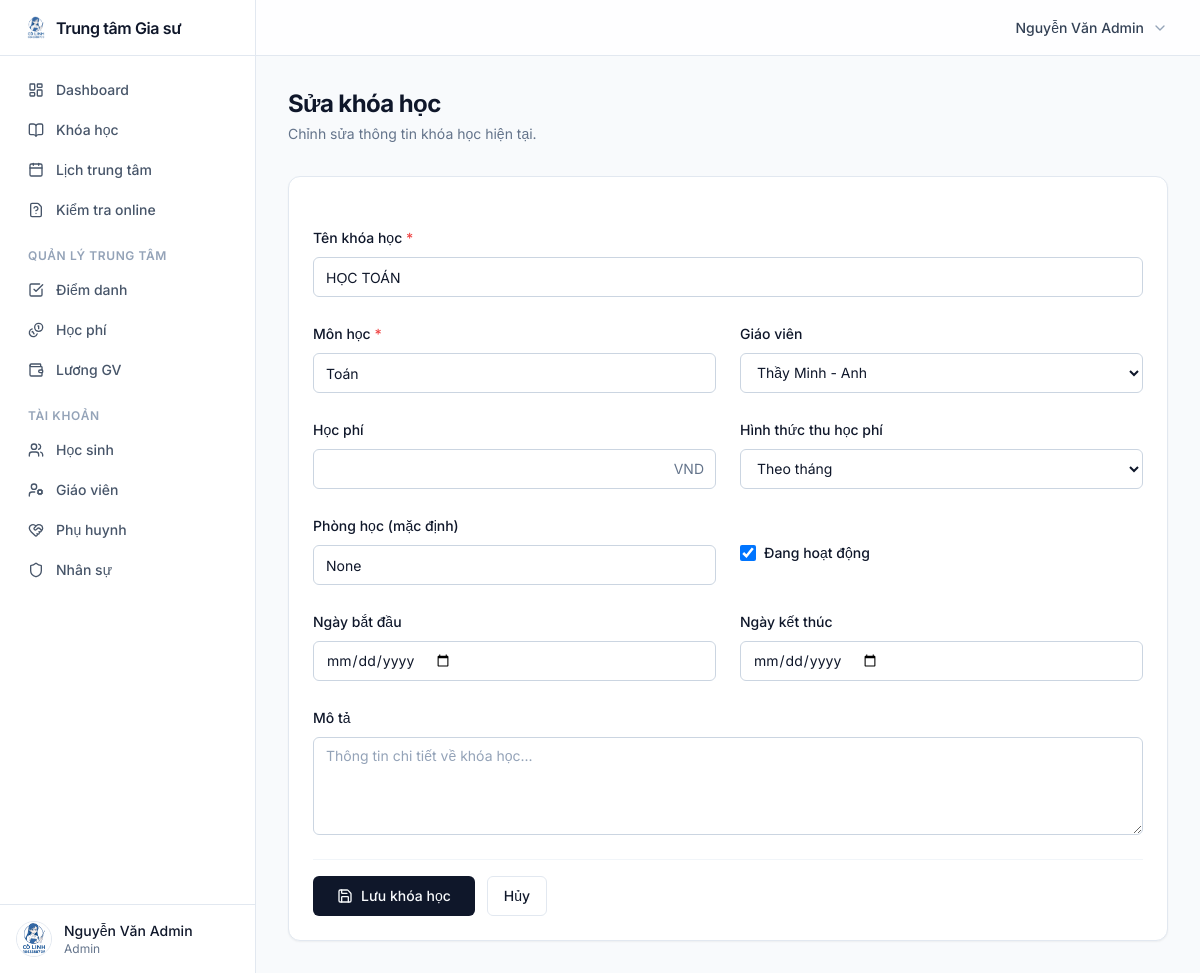
The page /courses/6/edit (signed in) on the database as committed earlier.
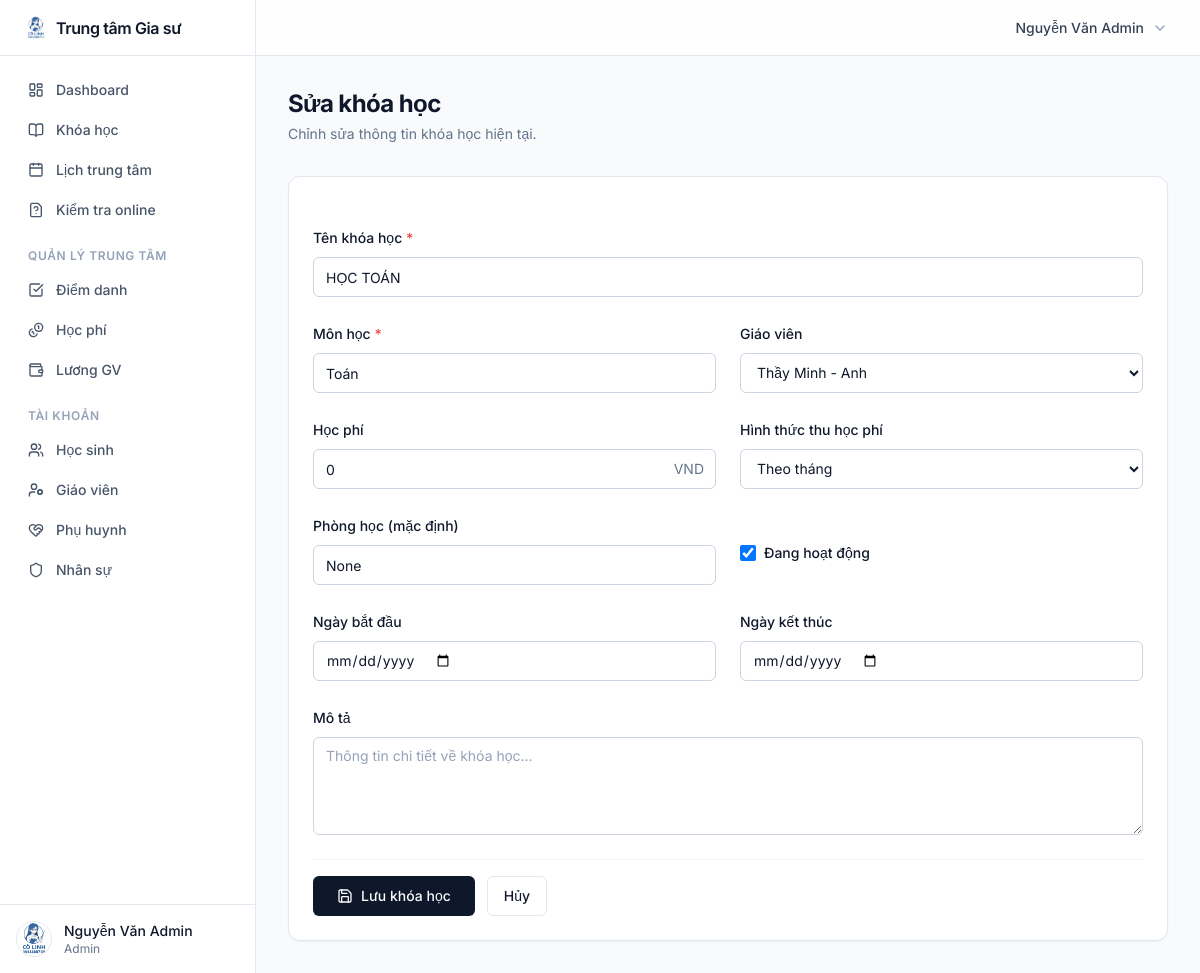
The same page on the database as committed later.
### app.py (models this page shows, shortened)
class Course(db.Model):
    id = db.Column(db.Integer, primary_key=True)
    course_name = db.Column(db.String(120), nullable=False)
    subject = db.Column(db.String(80), nullable=False)
    teacher_id = db.Column(db.Integer, db.ForeignKey("user.id"))
    classroom = db.Column(db.String(40))
    description = db.Column(db.Text)
    tuition_amount = db.Column(db.Integer, default=0)
    tuition_type = db.Column(db.String(20), default="monthly")
    start_date = db.Column(db.Date)
    end_date = db.Column(db.Date)
    is_active = db.Column(db.Boolean, default=True)
    teacher = db.relationship("User", back_populates="courses_taught", foreign_keys=[teacher_id])
    schedules = db.relationship("Schedule", back_populates="course", cascade="all, delete-orphan")
    enrollments = db.relationship("Enrollment", back_populates="course", cascade="all, delete-orphan")
    tuition_payments = db.relationship("TuitionPayment", back_populates="course", cascade="all, delete-orphan")

class User(db.Model, UserMixin):
    id = db.Column(db.Integer, primary_key=True)
    username = db.Column(db.String(80), unique=True, nullable=False)
    fullname = db.Column(db.String(100), nullable=False)
    user_code = db.Column(db.String(20), unique=True, nullable=False)
    role = db.Column(db.String(20), nullable=False, default="student")
    phone = db.Column(db.String(20))
    parent_phone = db.Column(db.String(20))
    birth_date = db.Column(db.Date)
    position = db.Column(db.String(100))
    password_hash = db.Column(db.String(255))
    is_active = db.Column(db.Boolean, default=True)
    avatar = db.Column(db.String(100), default="default.jpg")
    salary_rate_per_hour = db.Column(db.Integer, default=0)
    linked_student_id = db.Column(db.Integer, db.ForeignKey("user.id"))
    linked_student = db.relationship("User", remote_side=[id], uselist=False)
    courses_taught = db.relationship("Course", back_populates="teacher", foreign_keys="Course.teacher_id")
    schedules = db.relationship("Schedule", back_populates="teacher", foreign_keys="Schedule.teacher_id")
    enrollments = db.relationship("Enrollment", back_populates="student", foreign_keys="Enrollment.student_id")

### app.py (the view, shortened to what this page needs)
@app.route("/courses/<int:course_id>/edit", methods=["GET", "POST"])
@login_required
@manager_or_admin_required
def edit_course(course_id):
    course = db.session.get(Course, course_id) or abort(404)
    teachers = User.query.filter_by(role="teacher").order_by(User.fullname).all()
    return render_template("course_form.html", course=course, teachers=teachers)

### app.py (called while the page is built)
@login_manager.user_loader
def load_user(user_id):
    return db.session.get(User, int(user_id))

def role_required(*allowed_roles):
    def decorator(view):
        @wraps(view)
        def wrapped(*args, **kwargs):
            if not current_user.is_authenticated:
                return redirect(url_for("login"))
            if current_user.role == "admin" or current_user.role in allowed_roles:
                return view(*args, **kwargs)
            flash("Bạn không có quyền truy cập trang này.", "danger")
            return redirect(url_for("index"))
        return wrapped
    return decorator

@app.context_processor
def inject_globals():
    return {
        "WEEKDAYS": dict(WEEKDAYS),
        "STATUS_LABELS": STATUS_LABELS,
        "TUITION_LABELS": TUITION_LABELS,
        "ROLE_LABELS": ROLE_LABELS,
        "current_month_summary": current_month_summary,
        "money": lambda value: f"{int(value or 0):,}".replace(",", "."),
    }

### templates/course_form.html (shortened to what the changed rows need)
{% extends "layout.html" %}
{% block content %}
<div class="mb-8">
    <h1 class="text-2xl font-bold tracking-tight text-slate-900">
        {{ 'Sửa khóa học' if course else 'Thêm khóa học mới' }}
    </h1>
</div>
<div class="rounded-xl border border-slate-200 bg-white shadow-sm overflow-hidden max-w-4xl">
    <div class="p-6">
        <form method="post" class="space-y-6">
            <div class="grid grid-cols-1 md:grid-cols-2 gap-6">
                <div class="space-y-2 md:col-span-2">
                    <label class="text-sm font-medium leading-none peer-disabled:cursor-not-allowed peer-disabled:opacity-70 text-slate-900">Tên khóa học <span class="text-red-500">*</span></label>
                    <input name="course_name" class="flex h-10 w-full rounded-md border border-slate-300 bg-transparent px-3 py-2 text-sm placeholder:text-slate-400 focus:outline-none focus:ring-2 focus:ring-slate-900 focus:border-transparent transition-colors" value="{{ course.course_name if course else '' }}" placeholder="Nhập tên khóa học" required>
                </div>
                <div class="space-y-2">
                    <label class="text-sm font-medium leading-none peer-disabled:cursor-not-allowed peer-disabled:opacity-70 text-slate-900">Môn học <span class="text-red-500">*</span></label>
                    <input name="subject" class="flex h-10 w-full rounded-md border border-slate-300 bg-transparent px-3 py-2 text-sm placeholder:text-slate-400 focus:outline-none focus:ring-2 focus:ring-slate-900 focus:border-transparent transition-colors" value="{{ course.subject if course else '' }}" placeholder="Toán, Lý, Hóa..." required>
                </div>
                <div class="space-y-2">
                    <label class="text-sm font-medium leading-none peer-disabled:cursor-not-allowed peer-disabled:opacity-70 text-slate-900">Giáo viên</label>
                    <select name="teacher_id" class="flex h-10 w-full rounded-md border border-slate-300 bg-white px-3 py-2 text-sm focus:outline-none focus:ring-2 focus:ring-slate-900 focus:border-transparent transition-colors">
                        {% for t in teachers %}
                        <option value="{{ t.id }}" {% if course and course.teacher_id == t.id %}selected{% endif %}>{{ t.fullname }}</option>
                        {% endfor %}
                    </select>
                </div>
                <div class="space-y-2">
                    <div class="relative">
                        <input name="tuition_amount" type="number" class="flex h-10 w-full rounded-md border border-slate-300 bg-transparent px-3 py-2 pr-12 text-sm placeholder:text-slate-400 focus:outline-none focus:ring-2 focus:ring-slate-900 focus:border-transparent transition-colors" value="{{ course.tuition_amount if course else 0 }}">
                        <div class="pointer-events-none absolute inset-y-0 right-0 flex items-center pr-3">
                            <span class="text-sm text-slate-500">VND</span>
                        </div>
                    </div>
                </div>
                <div class="space-y-2">
                    <label class="text-sm font-medium leading-none peer-disabled:cursor-not-allowed peer-disabled:opacity-70 text-slate-900">Hình thức thu học phí</label>
                    <select name="tuition_type" class="flex h-10 w-full rounded-md border border-slate-300 bg-white px-3 py-2 text-sm focus:outline-none focus:ring-2 focus:ring-slate-900 focus:border-transparent transition-colors">
                        <option value="monthly" {% if not course or course.tuition_type == 'monthly' %}selected{% endif %}>Theo tháng</option>
                    </select>
                </div>
                <div class="space-y-2">
                    <label class="text-sm font-medium leading-none peer-disabled:cursor-not-allowed peer-disabled:opacity-70 text-slate-900">Phòng học (mặc định)</label>
                    <input name="classroom" class="flex h-10 w-full rounded-md border border-slate-300 bg-transparent px-3 py-2 text-sm placeholder:text-slate-400 focus:outline-none focus:ring-2 focus:ring-slate-900 focus:border-transparent transition-colors" value="{{ course.classroom if course else '' }}" placeholder="Ví dụ: P101">
                </div>
                <div class="space-y-2">
                    <div class="flex items-center space-x-2 mt-8">
                        <input type="checkbox" id="is_active" name="is_active" value="1" class="h-4 w-4 rounded border-slate-300 text-slate-900 focus:ring-slate-900" {% if not course or course.is_active %}checked{% endif %}>
                        <label for="is_active" class="text-sm font-medium leading-none peer-disabled:cursor-not-allowed peer-disabled:opacity-70 text-slate-900">Đang hoạt động</label>
                    </div>
                </div>
            </div>
        </form>
    </div>
</div>
{% endblock %}

Rows that differ between the two databases and show on the page:
changed Course "HỌC TOÁN": tuition_amount (not shown) → "0"
